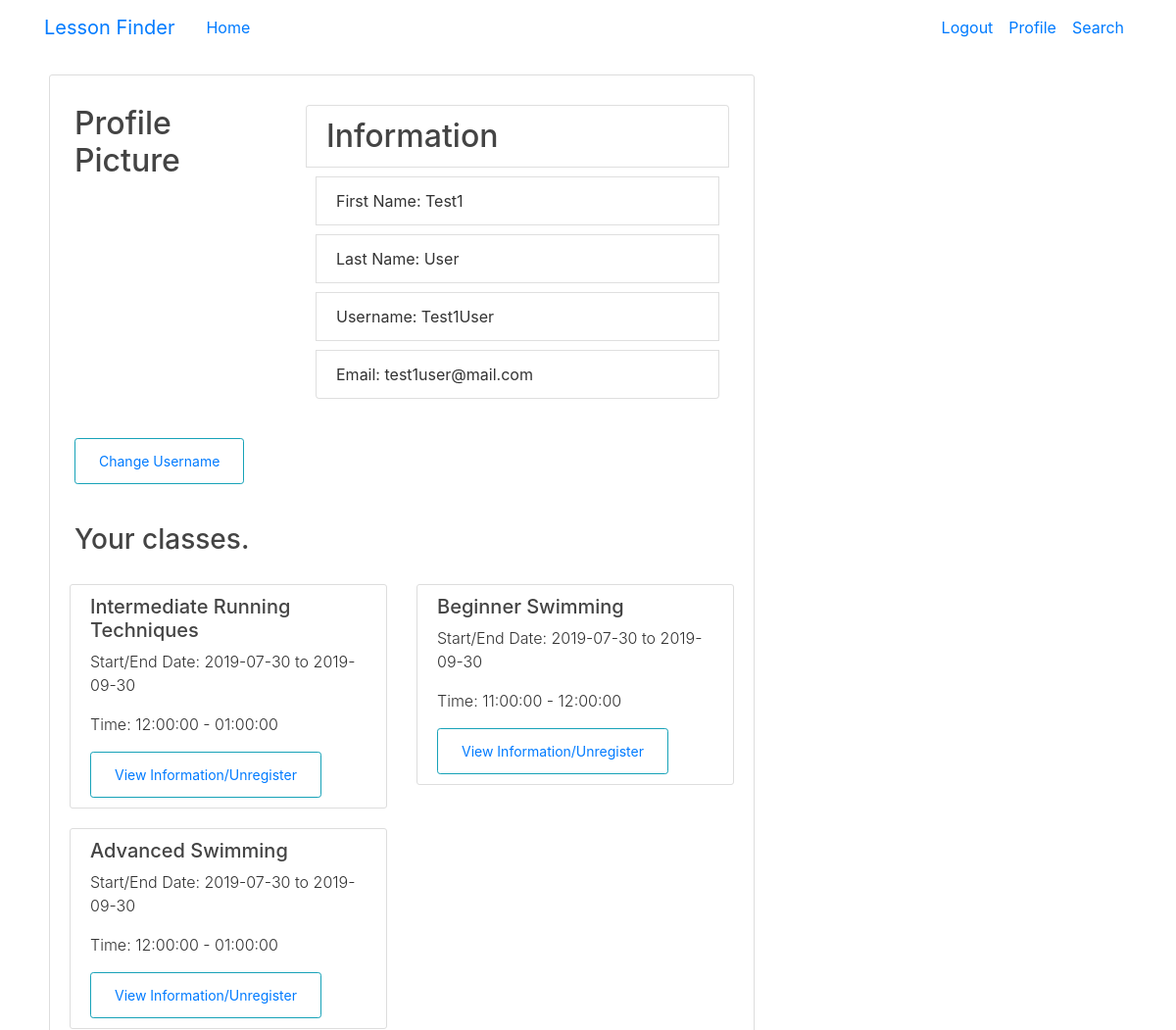
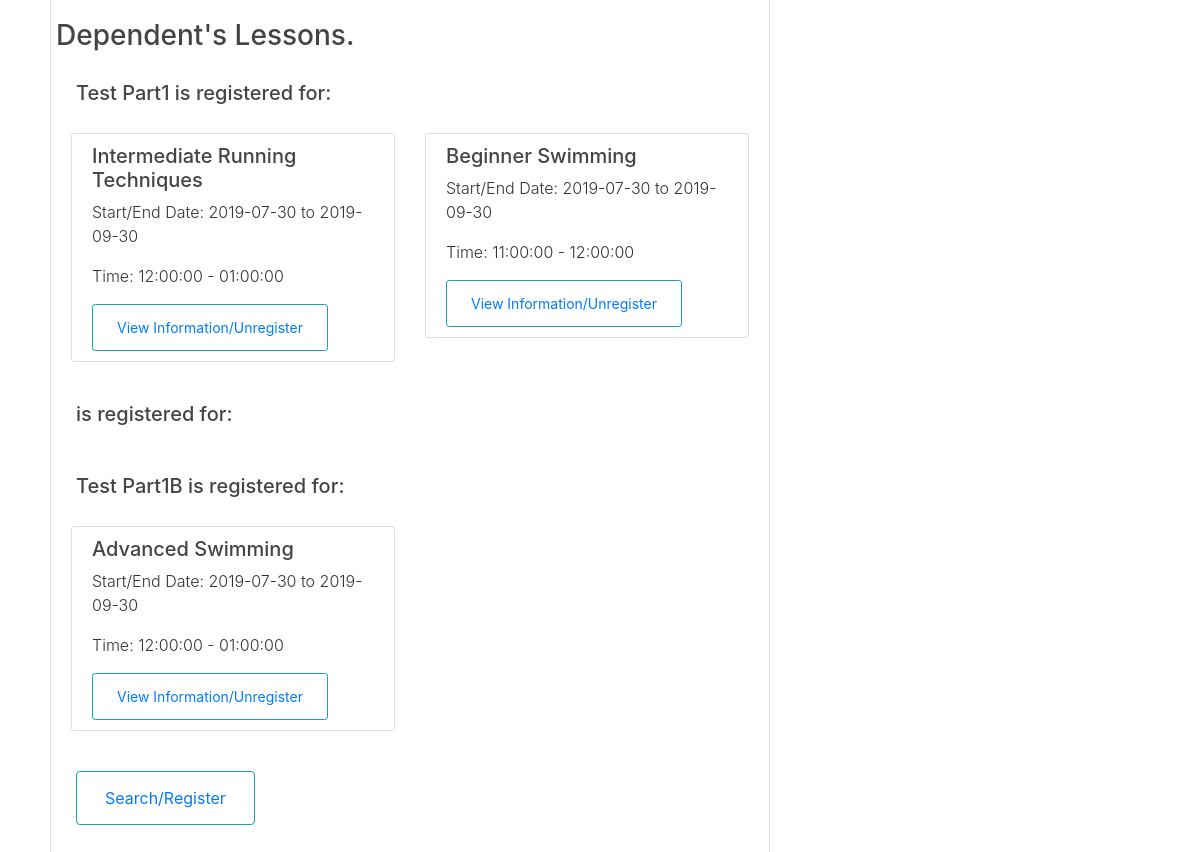
The app's page /profile (signed in), older data (2 pictures, top to bottom).
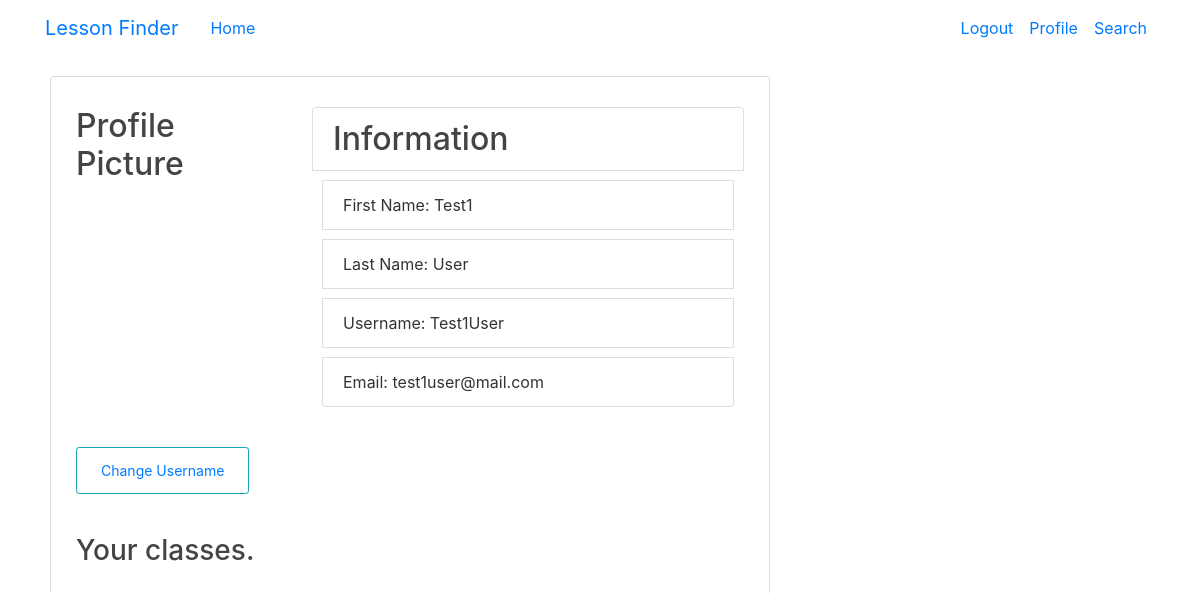
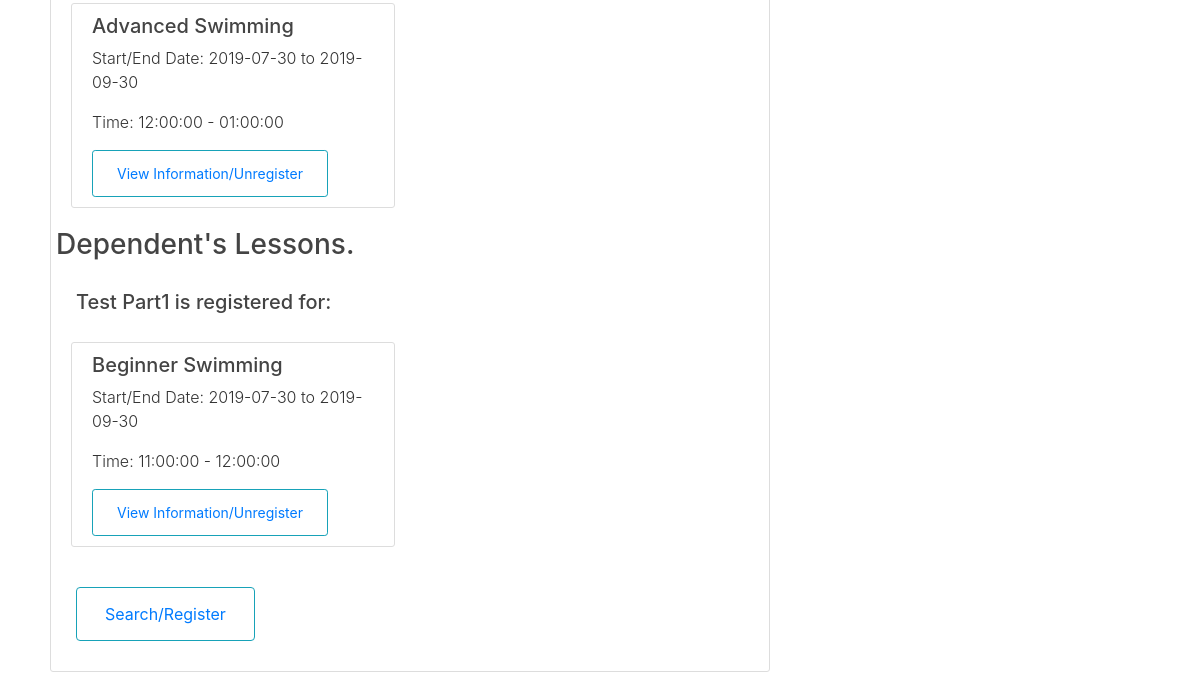
The same page, newer data (2 pictures, top to bottom).
### lessonfinder/models.py (models this page shows, shortened)
class User(db.Model, UserMixin):
    id = db.Column(db.Integer, primary_key=True)
    active = db.Column(db.Boolean(), nullable=False)
    fName = db.Column(db.String(50), nullable=False)
    lName = db.Column(db.String(50), nullable=False)
    email = db.Column(db.String(50), unique=True, nullable=False)
    birthday = db.Column(db.Date, nullable=False)
    username = db.Column(db.String(30), unique=True, nullable=False)
    password = db.Column(db.String(60), nullable=False)
    lessons = db.relationship('Lesson', secondary=lessons, backref=db.backref('selfParticipant', lazy='dynamic'))
    dependents = db.relationship('Participant', backref=db.backref('guardian'))

class Lesson(db.Model):
    id = db.Column(db.Integer, primary_key=True)
    name = db.Column(db.String(100), nullable=False)
    startDate = db.Column(db.Date, nullable=False)
    endDate = db.Column(db.Date, nullable=False)
    startTime = db.Column(db.Time, nullable=False)
    endTime = db.Column(db.Time, nullable=False)
    contactEmail = db.Column(db.String(250), nullable=False)
    level = db.Column(db.Integer)
    location = db.Column(db.String(50), nullable=False)
    organizationId = db.Column(db.Integer(), db.ForeignKey('organization.id'), nullable=False)
    instructor = db.Column(db.String(50), nullable=False)
    desc = db.Column(db.String(200))
    cap = db.Column(db.Integer, nullable=False)
    day = db.Column(db.String, nullable=False)

class Participant(db.Model, UserMixin):
    id = db.Column(db.Integer, primary_key=True)
    fName = db.Column(db.String(50), nullable=False)
    lName = db.Column(db.String(50), nullable=False)
    contactNum = db.Column(db.String(12))
    contactEmail = db.Column(db.String(50), nullable=False)
    user = db.Column(db.Integer, db.ForeignKey('user.id'))
    lessons = db.relationship('Lesson', secondary=depLessons, backref=db.backref('participants', lazy='dynamic'))

### lessonfinder/routes.py (the view)
@app.route("/profile")
@login_required
def profile():
    if current_user.is_authenticated:
        lessons = current_user.lessons
        dependents = current_user.dependents
        depLessons = []
        for dependent in dependents:
            for lesson in dependent.lessons:
                depLessons.append(lesson)
        return render_template('profile.html', title="Profile",
                               lessons=lessons, dependents=dependents, depLessons=depLessons)

### lessonfinder/templates/profile.html (shortened to what this page needs)
{% extends "layout2.html" %}
{% block content %}
        <div class="content-section">
            <div class="row">
                <div class="col-md-4">
                    <h2>Profile Picture</h2>
                </div>
                <div class="col-md-8">
                    <h2 class="list-group-item">Information</h2>
                    <li class="list-group-item" name="fName">First Name: {{ current_user.fName }}</li>
                    <li class="list-group-item" name="lName">Last Name: {{ current_user.lName }}</li>
                    <li class="list-group-item" name="lName">Username: {{ current_user.username }}</li>
                    <li class="list-group-item" name="email">Email: {{ current_user.email }}</li>
                </div>
            </div>
            <div  class="row">
                <div class="col-md-4">
                    <button class="btn btn-outline-info btn-sm">
                        <a class="nav-item nav-link" href="{{ url_for('update_username') }}">
                            Change Username
                        </a>
                    </button>
                </div>
            </div>
            <div class="row">
                <div class="col-md-12">
                    <h3>Your classes.</h3>
                </div>
            </div>
            <div class="row">
                {% for lesson in lessons %}
                <div class="col-md-6">
                    <article class="media content-section">
                        <div class="media-body">
                            <h5 class="article-content">{{ lesson.name }}</h5>
                            <p class="font-weight-light">Start/End Date: {{ lesson.startDate }} to {{ lesson.endDate }}</p>
                            <p class="font-weight-light">Time: {{ lesson.startTime }} - {{ lesson.endTime }}</p>
                            <button class="btn btn-outline-info btn-sm">
                                <a class="nav-item nav-link" href="{{ url_for('lesson_info', lesson_id=lesson.id, user_id=current_user.id) }}">
                                    View Information/Unregister
                                </a>
                            </button>
                        </div>
                    </article>
                </div>
                {% endfor %}
            </div>
            <div class="row">
                <h3>Dependent's Lessons.</h3>
            </div>
            <div class="row">
                {% for dependent in dependents %}
                    <div class="col-md-12">
                        <h5>{{ dependent.fName }} {{ dependent.lName }} is registered for:</h5>
                    </div>
                    {% for lesson in dependent.lessons %}
                    <div class="col-md-6">
                        <article class="media content-section">
                            <div class="media-body">
                                <h5 class="article-content">{{ lesson.name }}</h5>
                                <p class="font-weight-light">Start/End Date: {{ lesson.startDate }} to {{ lesson.endDate }}</p>
                                <p class="font-weight-light">Time: {{ lesson.startTime }} - {{ lesson.endTime }}</p>
                                <button class="btn btn-outline-info btn-sm">
                                    <a class="nav-item nav-link" href="{{ url_for('dep_lesson_info', lesson_id=lesson.id, dep_id=dependent.id) }}">
                                        View Information/Unregister
                                    </a>
                                </button>
                            </div>
                        </article>
                    </div>
                    {% endfor %}
                {% endfor %}
            </div>
            <div class="row">
                <div class="col-md-4">
                    <button class="btn btn-outline-info">
                        <a class="nav-item nav-link" href="{{ url_for('search') }}">
                            Search/Register
                        </a>
                    </button>
                </div>
            </div>
        </div>
{% endblock content %}

### lessonfinder/templates/layout2.html (shortened to what this page needs)
<!DOCTYPE html>
<html>
<head>
    <link rel="stylesheet" href="https://maxcdn.bootstrapcdn.com/bootstrap/4.0.0/css/bootstrap.min.css">
    <link rel="stylesheet" type="text/css" href="{{ url_for('static', filename='sub_styles.css') }}">
</head>
<body>
    <header class="site-header">
      <nav class="navbar navbar-expand-md">
        <div class="container">
          <a class="navbar-brand mr-4" href="/">Lesson Finder</a>
          <div class="collapse navbar-collapse" id="navbarToggle">
            <div class="navbar-nav mr-auto">
              <a class="nav-item nav-link" href="{{ url_for('about') }}">Home</a>
            </div>
            <div class="navbar-nav">
              {% if current_user.is_authenticated %}
                <a class="nav-item nav-link" href="{{ url_for('user.logout') }}">Logout</a>
                <a class="nav-item nav-link" href="{{ url_for('profile') }}">Profile</a>
              {% else  %}
                <a class="nav-item nav-link" href="{{ url_for('user.login') }}">Login</a>
                <a class="nav-item nav-link" href="{{ url_for('signup') }}">Sign Up</a>
              {% endif %}
              <a class="nav-item nav-link" href="{{ url_for('search') }}">Search</a>
            </div>
          </div>
        </div>
      </nav>
    </header>
	<main role='main' class='container'>
		<div class="row">
            <div class="col-md-8">
                {% block content %}{% endblock %}
            </div>
		</div>
	</main>
</body>
</html>

### lessonfinder/static/sub_styles.css (style rules this page uses)
html, body { color: #333333; height: 100%; }
.row { height: 100%; }
.col-md-8, .col-md-4, .col-md-12 { padding: 20px; }
li { margin: 10px; padding: 5px; }
h1, h2, h3, h4, h5, h6 { color: #444444; }
.content-section { background: #ffffff; padding: 10px 20px; border: 1px solid #dddddd; border-radius: 3px; margin-bottom: 20px; }
.article-content { white-space: pre-line; }

Row changes from the older to the newer data that the page shows:
no longer on this page (row unchanged): Lesson: name "Intermediate Running Techniques", startDate "2019-07-30", endDate "2019-09-30", startTime "12:00:00", endTime "01:00:00"
no longer on one of the page's lists (row unchanged): Lesson: name "Beginner Swimming", startDate "2019-07-30", endDate "2019-09-30", startTime "11:00:00", endTime "12:00:00"
removed Participant: fName "Test", lName "Part1B", Lesson (name "Advanced Swimming", startDate "2019-07-30", endDate "2019-09-30", startTime "12:00:00", endTime "01:00:00")
